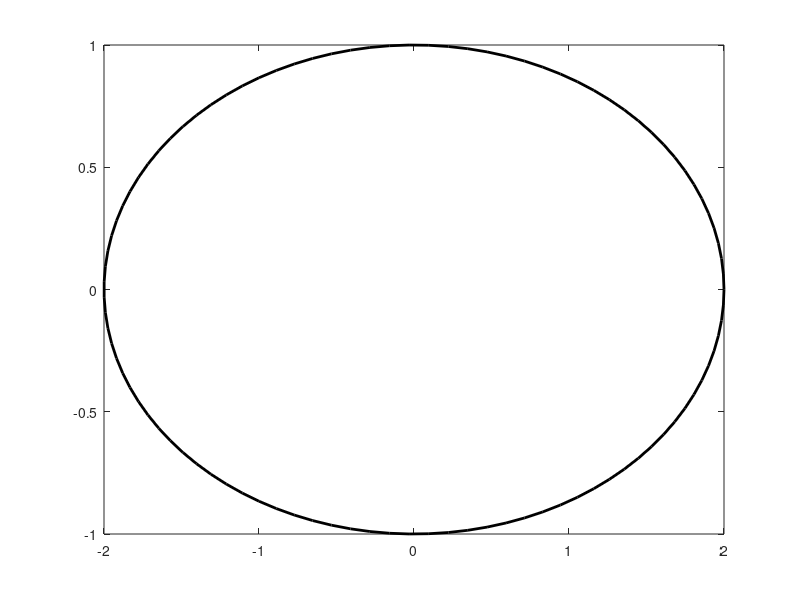

Here is the MATLAB script that generated this plot: (Note: this script raises an error after producing the figure.)
% zadanie 6 (poprawione)
figure(1)
n = 6;
a = 2;
b = 1;
% a)
t = linspace(0, 2*pi);
plot(a * cos(t), b * sin(t), 'k', 'LineWidth', 2)
hold on
% b)
wezly =  (2 * pi / n) * [0:n];
wartosci_p = a * cos(wezly);
wartosco_q = b * sin(wezly);
C_p = c(wezly,wartosci_p,n);
C_q = c(wezly,wartosco_q,n);

x = linspace(min(wezly), max(wezly));
[rzad, kolumna] = size(x);

y1 = [];    
    for i=1:rzad
        for j=1:kolumna
            qs = [];
            for k=0:n
                qs(k+1) = q(k, x(i,j), wezly);
            end
            y1(i,j) = sum(C_p.*qs);
        end
    end
P_x = y1;

y2 = [];
 for i=1:rzad
        for j=1:kolumna
            qs = [];
            for k=0:n
                qs(k+1) = q(k, x(i,j), wezly);
            end
            y2(i,j) = sum(C_q.*qs);
        end
    end
Q_x = y2;


plot(P_x, Q_x, 'r--','LineWidth', 2)
xlim([min(P_x) * 1.1, max(P_x) * 1.1])
ylim([min(Q_x) * 1.1, max(Q_x) * 1.1])
grid on

figure(2)
plot(wezly, wartosci_p, 'k.', wezly, wartosco_q, 'k.', x, P_x, 'r--', x, Q_x, 'g--')
grid on